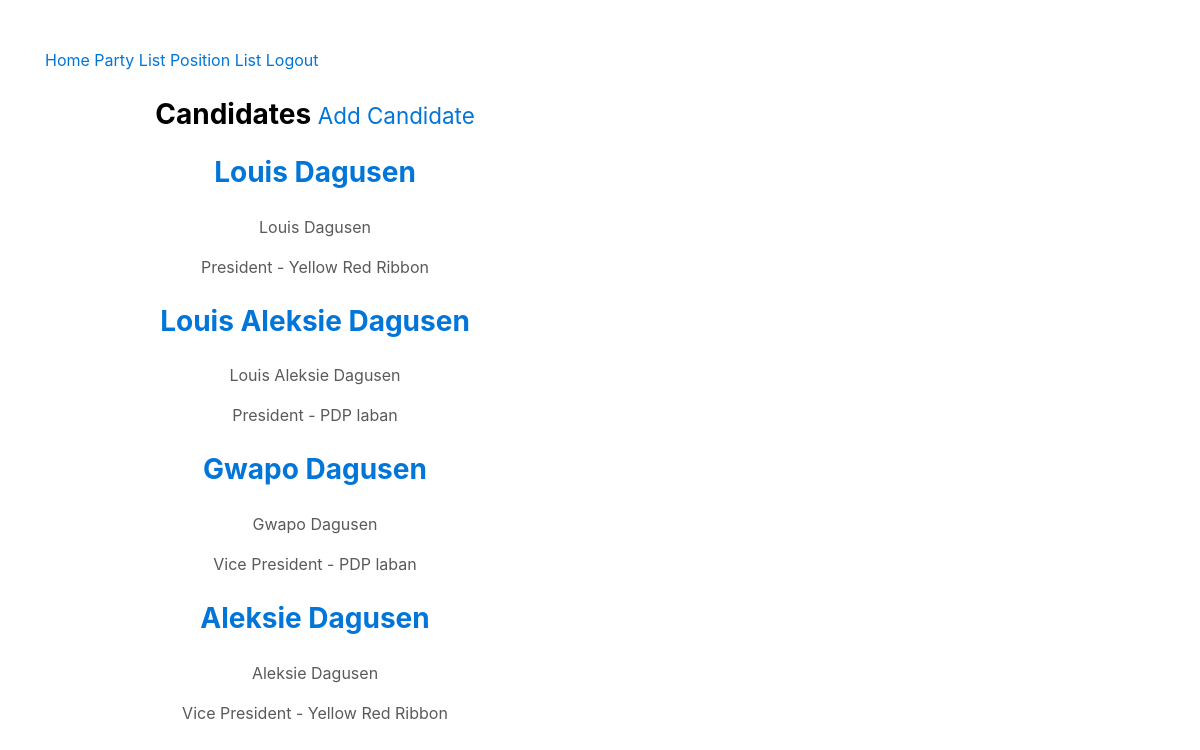
Page /candidate/ (signed in) on the committed database.
### candidates/models.py (models this page shows, shortened)
class Candidate(models.Model):
	user 				= models.OneToOneField(User)
	voters				= models.ManyToManyField(User, related_name='is_voted', blank=True)
	positionNpartylist 	= models.OneToOneField(Position, on_delete=models.CASCADE, null=True, blank=True)
	activation_key 		= models.CharField(max_length=120, blank=True, null=True)
	activated			= models.BooleanField(default=False)
	timestamp			= models.DateTimeField(auto_now_add=True)
	updated				= models.DateTimeField(auto_now=True)
	objects 			= CandidateManager()
	def __str__(self):
		return '%s %s' % (self.user.first_name, self.user.last_name)

### positions/models.py (models this page shows, shortened)
class Position(models.Model):
	user 				= models.ForeignKey(User)
	partylist			= models.ForeignKey(PartyList, on_delete=models.CASCADE, null=True, blank=True)
	position_name 		= models.CharField(max_length=120)
	timestamp			= models.DateTimeField(auto_now_add=True)
	updated				= models.DateTimeField(auto_now=True)
	slug				= models.SlugField(null=True, blank=True)
	def __str__(self):
		return '%s - %s' % (self.position_name, self.partylist )
	class Meta:
		ordering = ['-updated', '-timestamp']

### partylists/models.py (models this page shows, shortened)
class PartyList(models.Model):
	owner 				= models.ForeignKey(User)
	partylist_name 		= models.CharField(max_length=120)
	timestamp			= models.DateTimeField(auto_now_add=True)
	updated				= models.DateTimeField(auto_now=True)
	slug				= models.SlugField(null=True, blank=True)
	objects 			= CandidateManager()
	def __str__(self):
		return self.partylist_name
	class Meta:
		ordering = ['-updated', '-timestamp']

### candidates/views.py (the view)
class CandidateListView(LoginRequiredMixin, ListView):
	template_name = 'candidates/candidates.html'
	def get_queryset(self):
		return Candidate.objects.all()

### candidates/templates/candidates/candidates.html
{% extends 'base.html' %}
{% block content %}
<div class="row">
	<div class="col-sm-6 text-center col-sm-offset-3">
	<h3>Candidates <small>{% if request.user.is_superuser %}<a href='{% url "candidate:create" %}'>Add Candidate</a>{% endif %}</small></h3>
	{% for obj in object_list %}
		<div class="thumbnail">
		<h3><a href='{% url "candidate:detail" username=obj.user.username %}'>{{ obj }}</a></h3>
		<p>{{ obj.user.first_name }} {{ obj.user.last_name}}</p>
		<p>{{ obj.positionNpartylist }}</p>
		{% empty %}
			<li><a href='{% url "position:create" %}'>Add Menu Items</a></li>
	{% endfor %}
	</div>
</div>
{% endblock %}

### static/css/carousel.css (style rules this page uses)
div.transbox p,h3 { margin: 5%; font-weight: bold; color: #000000; }
body { padding-top: 3rem; padding-bottom: 3rem; color: #5a5a5a; }
.carousel-caption h3,p { z-index: 10; bottom: 3rem; }

### rows in the picture
Candidate: user.last_name "Louis Dagusen", user.first_name "Louis", user.last_name "Dagusen", positionNpartylist "President - Yellow Red Ribbon"
Candidate: user.last_name "Louis Aleksie Dagusen", user.first_name "Louis Aleksie", user.last_name "Dagusen", positionNpartylist "President - PDP laban"
Candidate: user.last_name "Gwapo Dagusen", user.first_name "Gwapo", user.last_name "Dagusen", positionNpartylist "Vice President - PDP laban"
Candidate: user.last_name "Aleksie Dagusen", user.first_name "Aleksie", user.last_name "Dagusen", positionNpartylist "Vice President - Yellow Red Ribbon"
